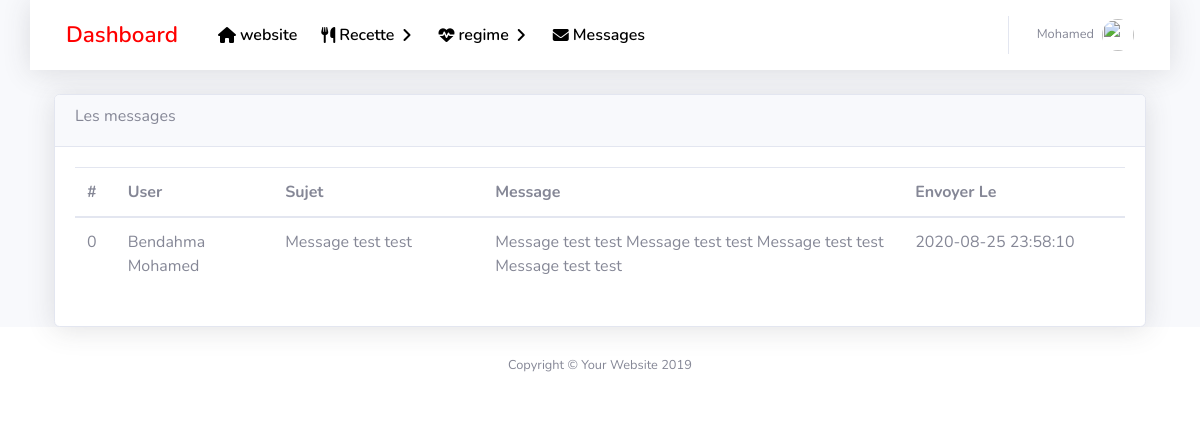
Page /admin/messages.php (signed in) on the committed database.
### tables this page shows
CREATE TABLE `messages` (
  `id` int(11) DEFAULT NULL,
  `user_name` text NOT NULL,
  `object` text NOT NULL,
  `body` text NOT NULL,
  `send_at` datetime NOT NULL
);

### admin/functions/data.php (called while the page is built, shortened)
<?php require('./../functions/init.php'); ?>
<?php
        $sql = "SELECT * FROM `messages`;" ;
        $dataMessages = mysqli_query($connect,$sql) or die(mysqli_error($connect));
?>

### admin/messages.php (the view)
<?php include('./inc/header.php'); ?>
<?php include('./functions/data.php'); ?>
 <div id="content-wrapper" class="d-flex flex-column ">
<div id="content">
  <?php include("./inc/topNav.php"); ?>
  <div class="container">
        <div class="card card-default shadow">
            <div class="card-header">
                <h6>Les messages</h6>
            </div>
            <div class="card-body">
                <table class="table">
                    <thead>
                        <tr>
                            <th>#</th>
                            <th width="15%">User</th>
                            <th width="20%">Sujet</th>
                            <th width="40%">Message</th>
                            <th>Envoyer Le</th>
                        </tr>
                    </thead>
                    <tbody>
                        <?php $i=0; while($row = mysqli_fetch_assoc($dataMessages)){ ?>
                        <tr>
                            <td> <?php echo $i++; ?> </td>
                            <td> <?php  echo $row['user_name'] ?> </td>
                            <td> <?php  echo $row['object'] ?> </td>
                            <td> <?php  echo $row['body'] ?> </td>
                            <td> <?php  echo $row['send_at'] ?> </td>
                        </tr>
                        <?php } ?>
                    </tbody>
                </table>
            </div>
        </div>
  </div>
</div>
<?php include('./inc/footer.php'); ?>

### rows in the picture
messages: user_name "Bendahma Mohamed", object "Message test test", body "Message test test Message test test Message test test Message test test", send_at "2020-08-25 23:58:10"

### other values in the picture
$_SESSION['user'] "Mohamed"
